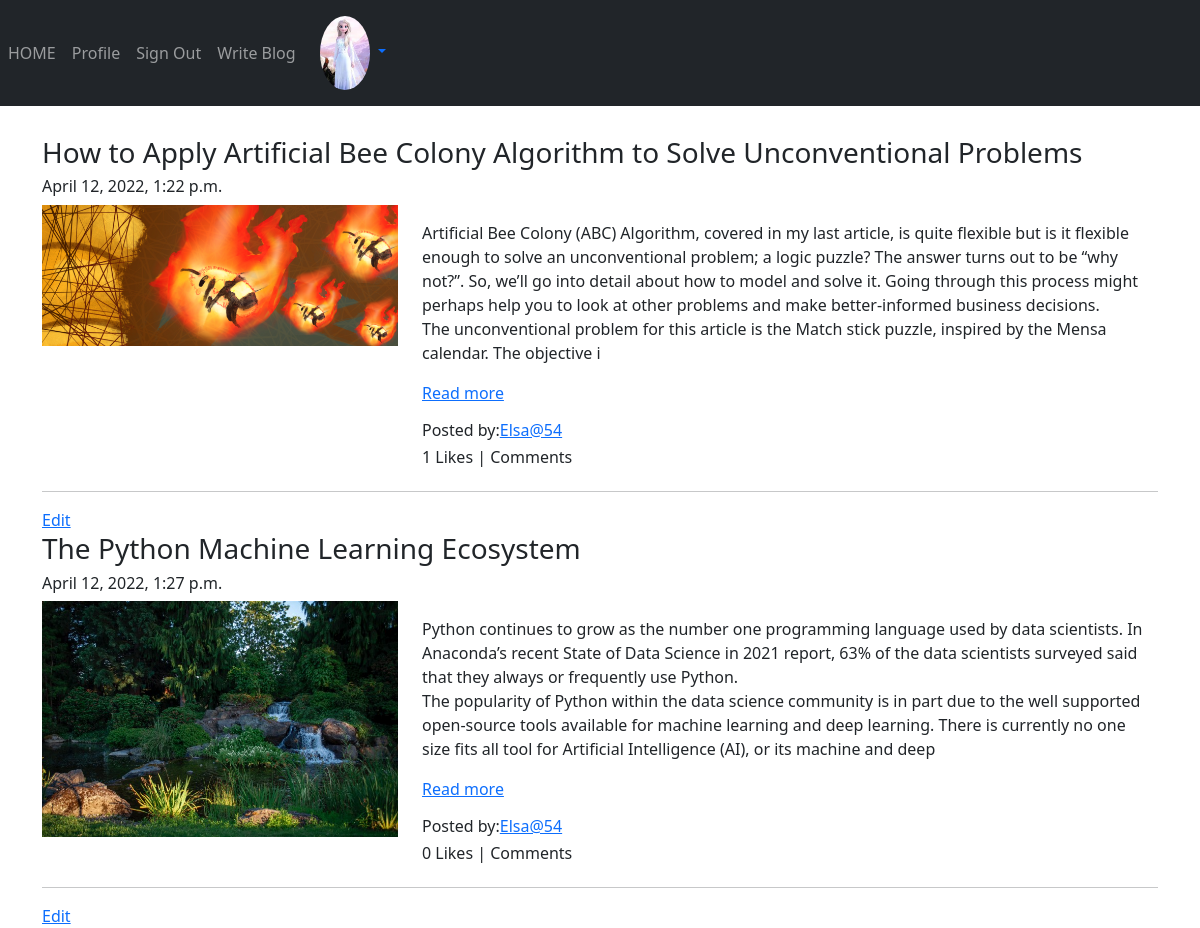
Page /blog/my-blog/ (signed in) on the committed database.
### App_Login/models.py (models this page shows)
class UserProfile(models.Model):
    user = models.OneToOneField(User, related_name="user_profile", on_delete=models.CASCADE)
    profile_pic = models.ImageField(upload_to='profile_pics/')

### App_Blog/models.py (models this page shows, shortened)
class Blog(models.Model):
    author = models.ForeignKey(User, on_delete=models.CASCADE, related_name='post_author')
    blog_title = models.CharField(max_length= 264, verbose_name='Put a Title')
    slug = models.SlugField(max_length= 264, unique=True)
    blog_content = models.TextField(verbose_name='What is on your mind??')
    blog_image = models.ImageField(verbose_name='Blog Image', upload_to='blog_image')
    publish_date = models.DateTimeField(auto_now_add=True)
    update_date= models.DateTimeField(auto_now=True)
    objects = models.Manager()

### App_Blog/views.py (the view)
# urls.py: path('my-blog/', views.MyBlogs.as_view(), name='my_blog'),
class MyBlogs(LoginRequiredMixin, TemplateView):
    template_name = 'App_Blog/my_blog.html'

### App_Blog/templatetags/custom_filters.py (called while the page is built)
def range_filter(value):
    return value[0:500]

### templates/App_Blog/my_blog.html (shortened to what this page needs)
{% extends 'base.html' %}
{% load custom_filters %}
{% block body_block %}
    {% for blog in user.post_author.all %}
        <h3>{{ blog.blog_title }}</h3>
        <h6>{{ blog.publish_date }}</h6>
        <div class="row">
        <div class="col-sm-4">
            <img src="/media/{{ blog.blog_image }}" width="100%">
        </div>
        <div class="col-sm-8">
            <p>{{ blog.blog_content | range_filter | linebreaks }}
            <a href="{% url 'App_Blog:blog_details' slug=blog.slug %}">Read more</a>
            </p>
            <h6>Posted by:<a href="#">{{ blog.author }}</a></h6>
            <h6>{{ blog.liked_blog.count }} Likes | {{ blog.comment.count }} Comments</h6>
        </div>
        </div>
        <hr>
        <a href="{% url 'App_Blog:edit_blog' pk=blog.pk %}">Edit</a>
    {% endfor %}
{% endblock %}

### templates/base.html (shortened to what this page needs)
<!doctype html>
<html lang="en">
  <head>
    <link href="https://cdn.jsdelivr.net/npm/bootstrap@5.1.3/dist/css/bootstrap.min.css" rel="stylesheet">
    <link href="https://maxcdn.bootstrapcdn.com/font-awesome/4.7.0/css/font-awesome.min.css" rel="stylesheet">
  </head>
  <body>
    <nav class="navbar navbar-expand-sm bg-dark navbar-dark">
        <ul class="navbar-nav">
                <li class="nav-item active">
                    <a class="nav-link" href="{%url 'index' %}">HOME</a>
                </li>
            {% if user.is_authenticated %}
                <li class="nav-item active">
                    <a class="nav-link" href="{% url 'App_Login:profile' %}">Profile</a>
                </li>
                <li class="nav-item active">
                    <a class="nav-link" href="{% url 'App_Login:logout' %}">Sign Out</a>
                </li>
                <li class="nav-item active">
                    <a class="nav-link" href="{% url 'App_Blog:create_blog' %}">Write Blog</a>
                </li>
            {% endif %}
        </ul>
        {% if user.is_authenticated %}
         <div class="nav-item navbar-right dropdown" >
            <a class="nav-link dropdown-toggle" href="#" id="navbardrop" data-bs-toggle="dropdown">
                <img src="/media/{{ user.user_profile.profile_pic}}" class="rounded-circle" width="50px">
            </a>
        </div>
        {% endif %}
    </nav>
    <div class="container" style="padding-top:30px">
        {% block body_block %}
        {% endblock %}
    </div>
  </body>
</html>

### rows in the picture
Blog: blog_title "How to Apply Artificial Bee Colony Algorithm to Solve Unconventional Problems", publish_date "April 12, 2022, 1:22 p.m.", blog_image (picture), blog_content|range_filter "Artificial Bee Colony (ABC) Algorithm, covered in my last article, is quite flexible but is it flexible enough to solve an unconventional problem; a logic puzzle? The answer turns out to be “why not?”. So, we’ll go into detail about how to model and solve it. Going through this process might perhaps help you to look at other problems and make better-informed business decisions. The unconventional problem for this article is the Match stick puzzle, inspired by the Mensa calendar. The objective i", author "Elsa@54", liked_blog.count "1"
Blog: blog_title "The Python Machine Learning Ecosystem", publish_date "April 12, 2022, 1:27 p.m.", blog_image (picture), blog_content|range_filter "Python continues to grow as the number one programming language used by data scientists. In Anaconda’s recent State of Data Science in 2021 report, 63% of the data scientists surveyed said that they always or frequently use Python. The popularity of Python within the data science community is in part due to the well supported open-source tools available for machine learning and deep learning. There is currently no one size fits all tool for Artificial Intelligence (AI), or its machine and deep", author "Elsa@54", liked_blog.count "0"
